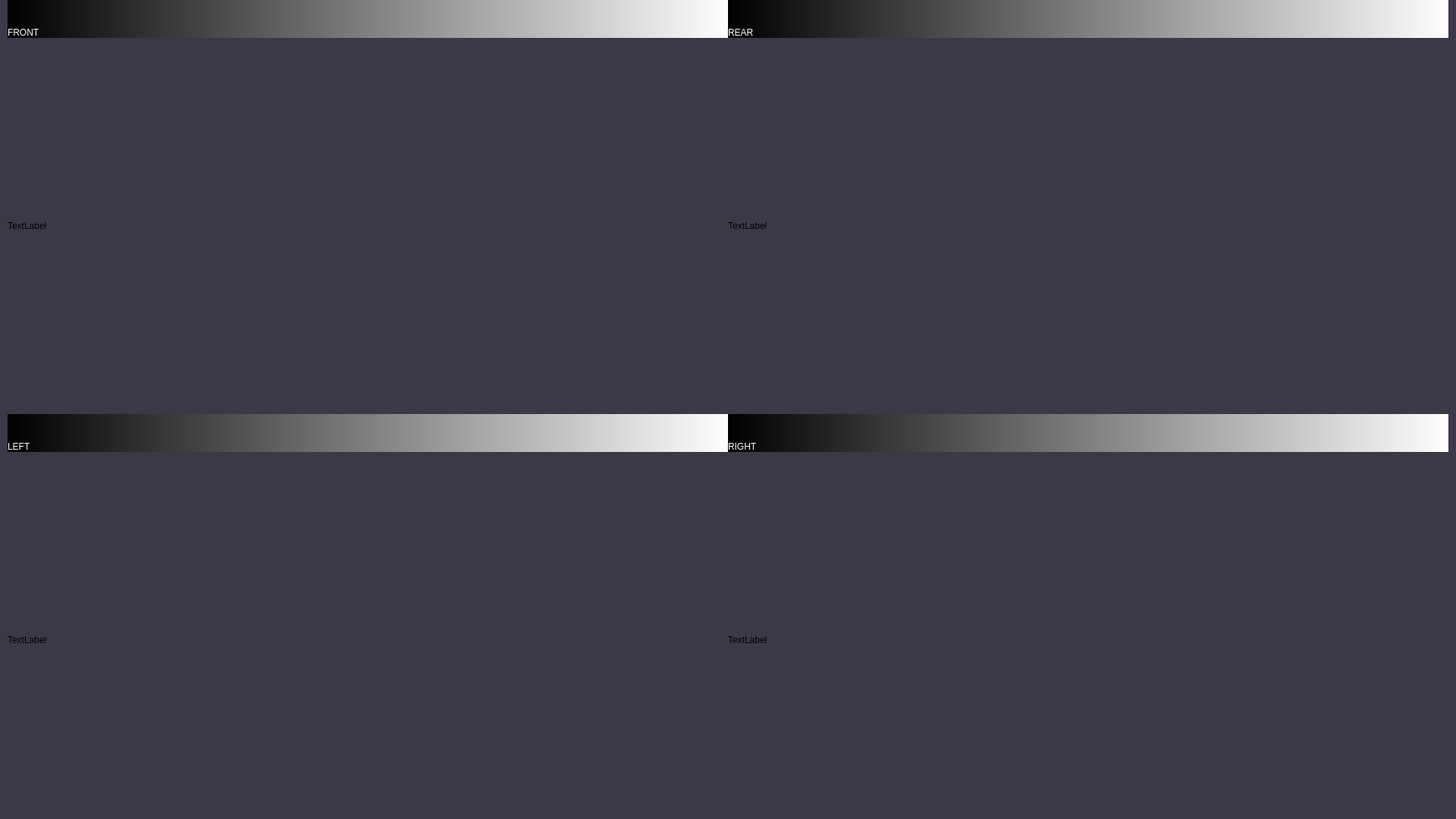
<?xml version="1.0" encoding="UTF-8"?>
<ui version="4.0">
 <class>Form</class>
 <widget class="QWidget" name="Form">
  <property name="geometry">
   <rect>
    <x>0</x>
    <y>0</y>
    <width>1920</width>
    <height>1080</height>
   </rect>
  </property>
  <property name="maximumSize">
   <size>
    <width>1920</width>
    <height>1080</height>
   </size>
  </property>
  <property name="windowTitle">
   <string notr="true"/>
  </property>
  <property name="autoFillBackground">
   <bool>false</bool>
  </property>
  <property name="styleSheet">
   <string notr="true">background-color: rgb(61, 56, 70);</string>
  </property>
  <widget class="QWidget" name="horizontalLayoutWidget">
   <property name="geometry">
    <rect>
     <x>0</x>
     <y>0</y>
     <width>1921</width>
     <height>1091</height>
    </rect>
   </property>
   <layout class="QHBoxLayout" name="horizontalLayout">
    <property name="spacing">
     <number>0</number>
    </property>
    <item>
     <layout class="QGridLayout" name="gridLayout">
      <property name="sizeConstraint">
       <enum>QLayout::SetDefaultConstraint</enum>
      </property>
      <property name="spacing">
       <number>0</number>
      </property>
      <item row="1" column="1">
       <widget class="QLabel" name="label_rear_img">
        <property name="maximumSize">
         <size>
          <width>950</width>
          <height>500</height>
         </size>
        </property>
        <property name="text">
         <string>TextLabel</string>
        </property>
       </widget>
      </item>
      <item row="1" column="0">
       <widget class="QLabel" name="label_front_img">
        <property name="maximumSize">
         <size>
          <width>950</width>
          <height>500</height>
         </size>
        </property>
        <property name="text">
         <string>TextLabel</string>
        </property>
       </widget>
      </item>
      <item row="3" column="1">
       <widget class="QLabel" name="label_right_txt">
        <property name="maximumSize">
         <size>
          <width>950</width>
          <height>50</height>
         </size>
        </property>
        <property name="styleSheet">
         <string notr="true">background-color: qlineargradient(spread:pad, x1:0, y1:0, x2:1, y2:0, stop:0 rgba(0, 0, 0, 255), stop:1 rgba(255, 255, 255, 255));
font: 75 16pt &quot;URW Gothic&quot;;
color: white;</string>
        </property>
        <property name="text">
         <string>RIGHT</string>
        </property>
        <property name="alignment">
         <set>Qt::AlignBottom|Qt::AlignLeading|Qt::AlignLeft</set>
        </property>
        <property name="margin">
         <number>10</number>
        </property>
       </widget>
      </item>
      <item row="0" column="0">
       <widget class="QLabel" name="label_front_txt">
        <property name="maximumSize">
         <size>
          <width>950</width>
          <height>50</height>
         </size>
        </property>
        <property name="styleSheet">
         <string notr="true">background-color: qlineargradient(spread:pad, x1:0, y1:0, x2:1, y2:0, stop:0 rgba(0, 0, 0, 255), stop:1 rgba(255, 255, 255, 255));
font: 75 16pt &quot;URW Gothic&quot;;
color: white;</string>
        </property>
        <property name="text">
         <string>FRONT</string>
        </property>
        <property name="textFormat">
         <enum>Qt::AutoText</enum>
        </property>
        <property name="alignment">
         <set>Qt::AlignBottom|Qt::AlignLeading|Qt::AlignLeft</set>
        </property>
        <property name="margin">
         <number>10</number>
        </property>
       </widget>
      </item>
      <item row="3" column="0">
       <widget class="QLabel" name="label_left_txt">
        <property name="maximumSize">
         <size>
          <width>950</width>
          <height>50</height>
         </size>
        </property>
        <property name="styleSheet">
         <string notr="true">background-color: qlineargradient(spread:pad, x1:0, y1:0, x2:1, y2:0, stop:0 rgba(0, 0, 0, 255), stop:1 rgba(255, 255, 255, 255));
font: 75 16pt &quot;URW Gothic&quot;;
color: white;</string>
        </property>
        <property name="text">
         <string>LEFT</string>
        </property>
        <property name="alignment">
         <set>Qt::AlignBottom|Qt::AlignLeading|Qt::AlignLeft</set>
        </property>
        <property name="margin">
         <number>10</number>
        </property>
        <property name="indent">
         <number>-1</number>
        </property>
       </widget>
      </item>
      <item row="0" column="1">
       <widget class="QLabel" name="label_rear_txt">
        <property name="maximumSize">
         <size>
          <width>950</width>
          <height>50</height>
         </size>
        </property>
        <property name="styleSheet">
         <string notr="true">background-color: qlineargradient(spread:pad, x1:0, y1:0, x2:1, y2:0, stop:0 rgba(0, 0, 0, 255), stop:1 rgba(255, 255, 255, 255));
font: 75 16pt &quot;URW Gothic&quot;;
color: white;</string>
        </property>
        <property name="text">
         <string>REAR</string>
        </property>
        <property name="scaledContents">
         <bool>false</bool>
        </property>
        <property name="alignment">
         <set>Qt::AlignBottom|Qt::AlignLeading|Qt::AlignLeft</set>
        </property>
        <property name="margin">
         <number>10</number>
        </property>
       </widget>
      </item>
      <item row="4" column="1">
       <widget class="QLabel" name="label_right_img">
        <property name="maximumSize">
         <size>
          <width>950</width>
          <height>500</height>
         </size>
        </property>
        <property name="text">
         <string>TextLabel</string>
        </property>
       </widget>
      </item>
      <item row="4" column="0">
       <widget class="QLabel" name="label_left_img">
        <property name="maximumSize">
         <size>
          <width>950</width>
          <height>500</height>
         </size>
        </property>
        <property name="text">
         <string>TextLabel</string>
        </property>
       </widget>
      </item>
     </layout>
    </item>
   </layout>
  </widget>
 </widget>
 <resources/>
 <connections/>
</ui>
